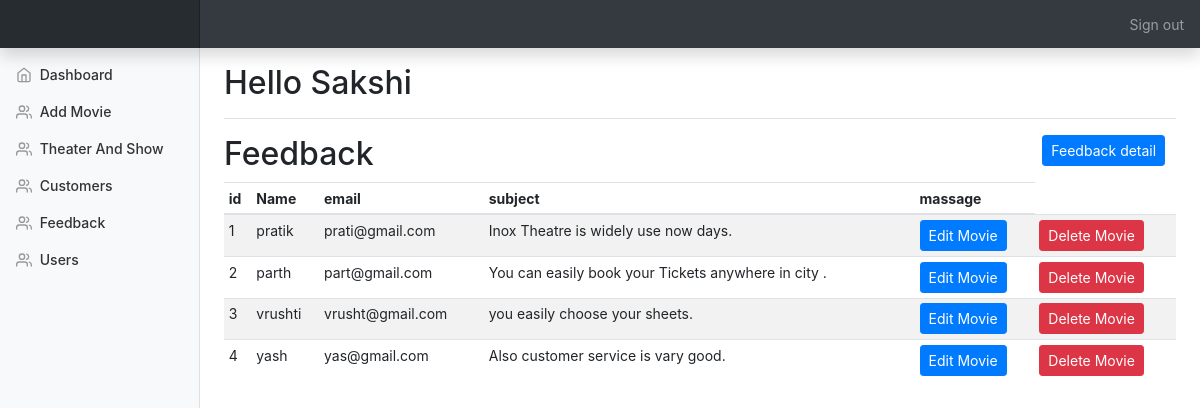
Before: /admin/feedback.php (signed in) with the older database file.
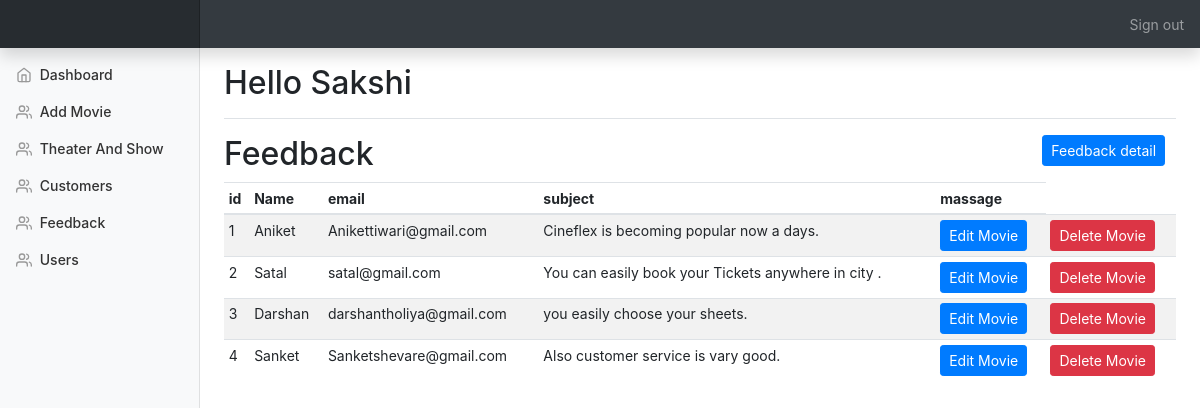
After: the same page with the newer database file.
### tables this page shows
CREATE TABLE `feedback` (
  `id` int(100) NOT NULL,
  `name` varchar(100) NOT NULL,
  `email` varchar(50) NOT NULL,
  `massage` varchar(100) NOT NULL
);

### admin/feedback.php (the view, shortened to what this page needs)
<!doctype html>
<html lang="en">
  <head>
    <link rel="stylesheet" href='css/all.css' type='text/css'>
    <link rel="stylesheet" href='css/bootstrap.min.css' type='text/css'>
    <link rel="stylesheet" href='css/dashboard.css' type='text/css'>
<?php include_once("./templates/top.php"); ?>
<?php include_once("./templates/navbar.php"); ?>
<div class="container-fluid">
  <div class="row">
    <?php include "./templates/sidebar.php"; ?>
      <div class="row">
      	<div class="col-10">
      		<h2>Feedback</h2>
      	</div>
      	<div class="col-2">
      		<a href="#" data-toggle="modal" data-target="#add_feedback_modal" class="btn btn-primary btn-sm">Feedback detail</a>
      	</div>
      </div>
      <div class="table-responsive">
        <table class="table table-striped table-sm">
          <thead>
            <tr>
              <th>id</th>
              <th>Name</th>
              <th>email</th>
              <th>subject</th>
              <th>massage</th>
            </tr>
          </thead>
          <tbody id="product_list">
           <?php
include_once 'Database.php';
$result = mysqli_query($conn,"SELECT * FROM feedback");
if (mysqli_num_rows($result) > 0) {
  while($row = mysqli_fetch_array($result)) {
    $id=$row['id'];?>
    <tr>
              <td><?php echo $row['id'];?></td>
              <td><?php echo $row['name'];?></td>
              <td><?php echo $row['email'];?></td>
              <td><?php echo $row['massage'];?></td>
              <td><button data-toggle="modal" type="button" data-target="#edit_feedback_modal<?php echo $id;?>" class="btn btn-primary btn-sm">Edit Movie</button></td>
              <td><button data-toggle="modal" type="button" data-target="#delete_feedback_modal<?php echo $id;?>" class="btn btn-danger btn-sm">Delete Movie</button></td>
            </tr>
  <?php
  }
}
?>
          </tbody>
        </table>
      </div>
    </main>
  </div>
</div>
<?php include_once("./templates/footer.php"); ?>

Changed rows visible on the page:
changed feedback id 1: name "pratik" → "Aniket"; email "prati@gmail.com" → "Anikettiwari@gmail.com"; massage "Inox Theatre is widely use now days." → "Cineflex is becoming popular now a days."
changed feedback "You can easily book your Tickets anywhere in city .": name "parth" → "Satal"; email "part@gmail.com" → "satal@gmail.com"
changed feedback "you easily choose your sheets.": name "vrushti" → "Darshan"; email "vrusht@gmail.com" → "darshantholiya@gmail.com"
changed feedback "Also customer service is vary good.": name "yash" → "Sanket"; email "yas@gmail.com" → "Sanketshevare@gmail.com"
